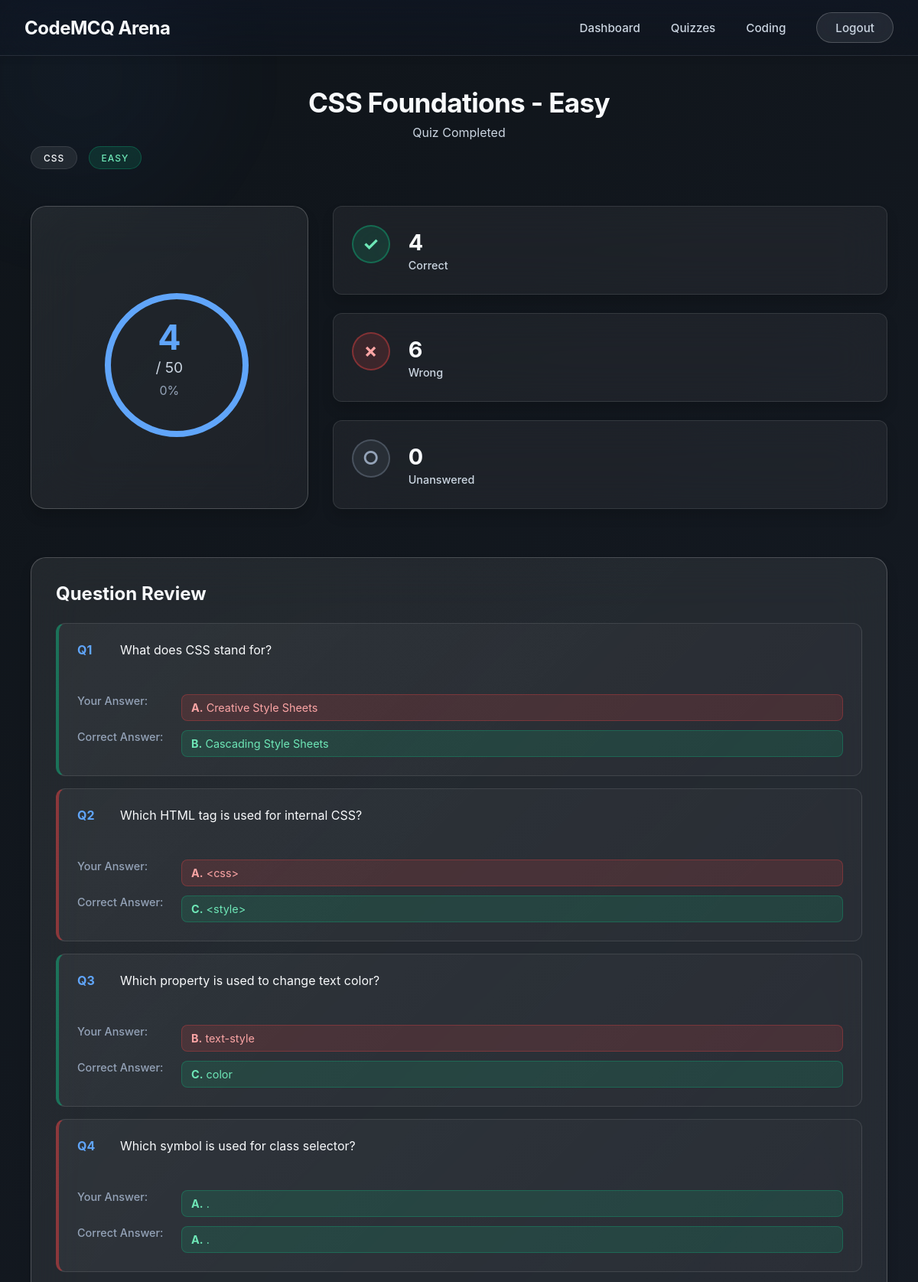
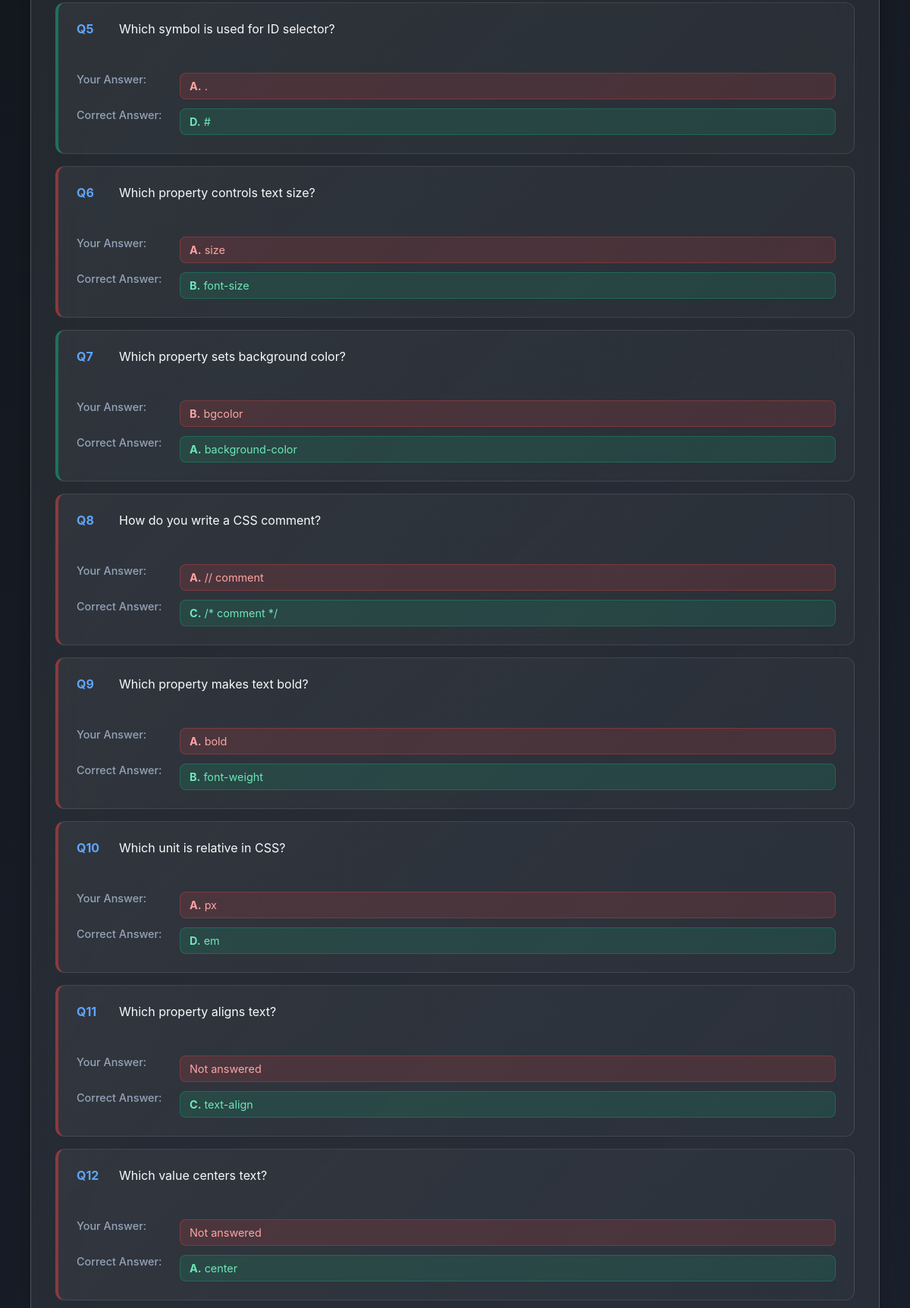
/result/5 (signed in, upper part), run on the app's committed database (2 pictures, top to bottom).
### tables this page shows
CREATE TABLE attempts (
        id INTEGER PRIMARY KEY AUTOINCREMENT,
        user_id INTEGER NOT NULL,
        quiz_id TEXT NOT NULL,
        score INTEGER DEFAULT 0,
        started_at TIMESTAMP DEFAULT CURRENT_TIMESTAMP,
        completed_at TIMESTAMP,
        total_correct INTEGER DEFAULT 0,
        total_wrong INTEGER DEFAULT 0,
        total_unanswered INTEGER DEFAULT 0,
        FOREIGN KEY (user_id) REFERENCES users (id)
    );

### app.py (the view)
    def decorated_function(*args, **kwargs):
        if 'user_id' not in session:
            flash('Please login to access this page.', 'error')
            return redirect(url_for('login'))
        return f(*args, **kwargs)

### app.py (called while the page is built)
@app.context_processor
def inject_language_labels():
    return {
        'language_labels': LANGUAGE_LABELS,
        'get_language_label': get_language_label
    }

def get_db():
    conn = sqlite3.connect(app.config['DATABASE'])
    conn.row_factory = sqlite3.Row
    return conn

def require_login(f):
    def decorated_function(*args, **kwargs):
        if 'user_id' not in session:
            flash('Please login to access this page.', 'error')
            return redirect(url_for('login'))
        return f(*args, **kwargs)
    decorated_function.__name__ = f.__name__
    return decorated_function

### data_loader.py (called while the page is built, shortened)
def normalise(value: str) -> str:
    return value.strip().lower()

def get_language_label(language: Optional[str]) -> str:
    if not language:
        return ''
    key = normalise(language)
    return LANGUAGE_LABELS.get(key, key.replace('_', ' ').title())

def get_mcq_file_path(language: str, level: str) -> str:
    lang = normalise(language)
    lvl = normalise(level)
    return os.path.join(MCQ_DIR, lang, f'{lvl}.json')

def _load_json_file(path: str) -> Optional[Dict]:
    try:
        with open(path, 'r', encoding='utf-8') as f:
            return json.load(f)
    except (FileNotFoundError, json.JSONDecodeError):
        return None

def load_quiz(language: str, level: str) -> Optional[Dict]:
    file_path = get_mcq_file_path(language, level)
    return _load_json_file(file_path)

def get_quiz_by_id(quiz_id: str) -> Optional[Dict]:
    if not quiz_id or '_' not in quiz_id:
        return None
    language, level = quiz_id.rsplit('_', 1)
    language = normalise(language)
    level = normalise(level)
    quiz = load_quiz(language, level)
    if quiz:
        return quiz

### templates/result.html (shortened to what this page needs)
{% extends "base.html" %}
{% block content %}
<div class="result-container">
    <div class="result-header">
        <h1>{{ quiz.title }}</h1>
        <p class="result-subtitle">Quiz Completed</p>
        <div class="result-tags">
            <span class="language-tag">{{ get_language_label(quiz.language) }}</span>
            <span class="level-chip level-{{ quiz.level }}">{{ quiz.level.title() }}</span>
        </div>
    </div>
    <div class="result-stats">
        <div class="score-circle glass-card">
            <div class="score-ring">
                <svg class="progress-ring" width="200" height="200">
                    <circle class="progress-ring-circle" cx="100" cy="100" r="90" />
                </svg>
                <div class="score-content">
                    <div class="score-value" id="score-value">{{ attempt.score }}</div>
                    <div class="score-total">/ {{ quiz.questions|length }}</div>
                    <div class="score-percentage" id="score-percentage">0%</div>
                </div>
            </div>
        </div>
        <div class="stats-breakdown">
            <div class="stat-item glass-card">
                <div class="stat-icon correct">✓</div>
                <div class="stat-details">
                    <div class="stat-number">{{ attempt.total_correct }}</div>
                    <div class="stat-label">Correct</div>
                </div>
            </div>
            <div class="stat-item glass-card">
                <div class="stat-icon wrong">✗</div>
                <div class="stat-details">
                    <div class="stat-number">{{ attempt.total_wrong }}</div>
                    <div class="stat-label">Wrong</div>
                </div>
            </div>
            <div class="stat-item glass-card">
                <div class="stat-icon unanswered">○</div>
                <div class="stat-details">
                    <div class="stat-number">{{ attempt.total_unanswered }}</div>
                    <div class="stat-label">Unanswered</div>
                </div>
            </div>
        </div>
    </div>
    <div class="results-table-container glass-card">
        <h2 class="table-title">Question Review</h2>
        <div class="results-table">
            {% for result in results %}
            <div class="result-row {% if result.is_correct %}correct-row{% else %}wrong-row{% endif %}">
                <div class="result-question">
                    <div class="question-number">Q{{ loop.index }}</div>
                    <div class="question-text">{{ result.question.question_text }}</div>
                </div>
                <div class="result-answers">
                    <div class="answer-item">
                        <span class="answer-label">Your Answer:</span>
                        <span class="answer-value {% if result.selected_option_id == result.correct_option_id %}correct{% else %}wrong{% endif %}">
                            {% if result.selected_option_text %}
                                <strong>{{ result.selected_option_id|upper }}.</strong> {{ result.selected_option_text }}
                            {% else %}
                                Not answered
                            {% endif %}
                        </span>
                    </div>
                    <div class="answer-item">
                        <span class="answer-label">Correct Answer:</span>
                        <span class="answer-value correct"><strong>{{ result.correct_option_id|upper }}.</strong> {{ result.correct_option_text }}</span>
                    </div>
                </div>
            </div>
            {% endfor %}
        </div>
    </div>
</div>
{% endblock %}

### data on the page
attempts: score "4", total_correct "4", total_wrong "6", total_unanswered "0"

### other printed values
{{ quiz.title }} "CSS Foundations - Easy"
{{ get_language_label(quiz.language) }} "CSS"
{{ quiz.level.title() }} "EASY"
{{ quiz.questions|length }} "50"
{{ result.question.question_text }} "What does CSS stand for?" "Which HTML tag is used for internal CSS?" "Which property is used to change text color?" "Which symbol is used for class selector?" "Which symbol is used for ID selector?" "Which property controls text size?" "Which property sets background color?" "How do you write a CSS comment?" "Which property makes text bold?" "Which unit is relative in CSS?" "Which property aligns text?" "Which value centers text?"
{{ result.selected_option_id|upper }} "A" "A" "B" "A" "A" "A" "B" "A" "A" "A"
{{ result.selected_option_text }} "Creative Style Sheets" "<css>" "text-style" "." "." "size" "bgcolor" "// comment" "bold" "px"
{{ result.correct_option_id|upper }} "B" "C" "C" "A" "D" "B" "A" "C" "B" "D" "C" "A"
{{ result.correct_option_text }} "Cascading Style Sheets" "<style>" "color" "." "#" "font-size" "background-color" "/* comment */" "font-weight" "em" "text-align" "center"
